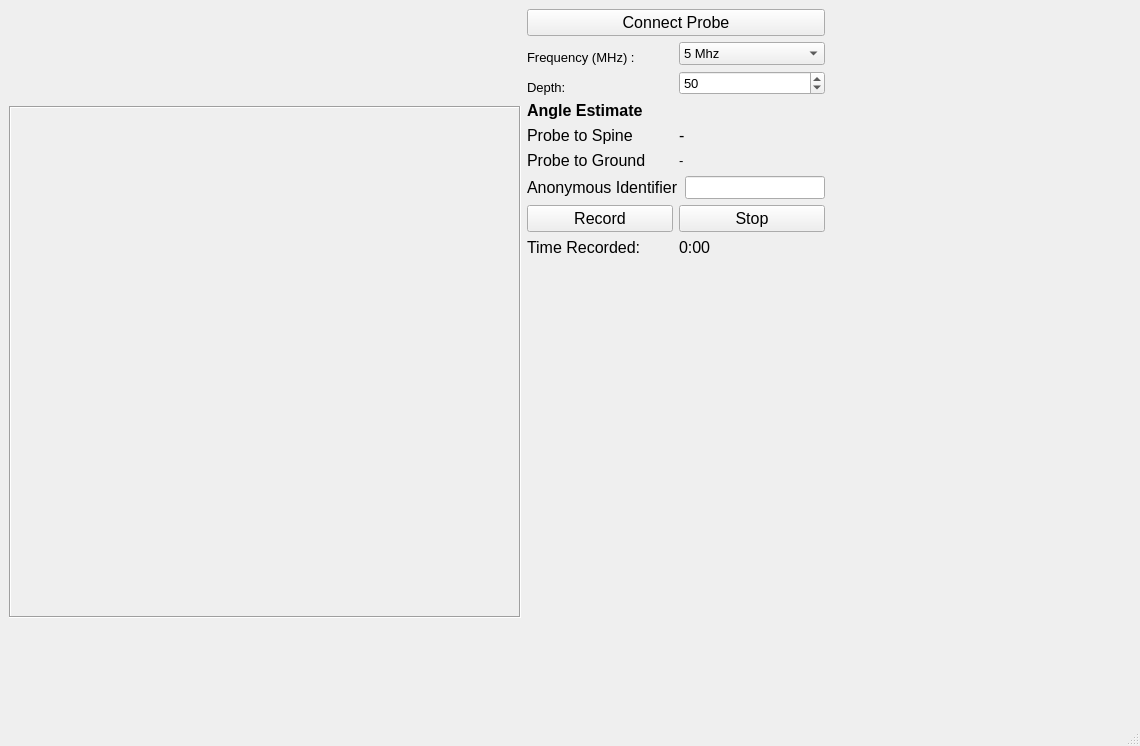
<?xml version="1.0" encoding="UTF-8"?>
<ui version="4.0">
 <class>MainWindow</class>
 <widget class="QMainWindow" name="MainWindow">
  <property name="geometry">
   <rect>
    <x>0</x>
    <y>0</y>
    <width>1140</width>
    <height>746</height>
   </rect>
  </property>
  <property name="font">
   <font>
    <pointsize>10</pointsize>
   </font>
  </property>
  <property name="windowTitle">
   <string>MainWindow</string>
  </property>
  <widget class="QWidget" name="centralwidget">
   <layout class="QGridLayout" name="gridLayout_4">
    <item row="0" column="1">
     <layout class="QVBoxLayout" name="verticalLayout_3">
      <item>
       <widget class="QPushButton" name="pushButton_ConnectProbe">
        <property name="font">
         <font>
          <pointsize>12</pointsize>
         </font>
        </property>
        <property name="text">
         <string>Connect Probe</string>
        </property>
       </widget>
      </item>
      <item>
       <layout class="QGridLayout" name="gridLayout">
        <item row="4" column="1">
         <widget class="QSpinBox" name="spinBox_Depth">
          <property name="minimum">
           <number>10</number>
          </property>
          <property name="maximum">
           <number>200</number>
          </property>
          <property name="singleStep">
           <number>10</number>
          </property>
          <property name="value">
           <number>50</number>
          </property>
         </widget>
        </item>
        <item row="4" column="0">
         <widget class="QLabel" name="label_Depth">
          <property name="font">
           <font>
            <pointsize>10</pointsize>
            <weight>50</weight>
            <bold>false</bold>
           </font>
          </property>
          <property name="text">
           <string>Depth:</string>
          </property>
          <property name="alignment">
           <set>Qt::AlignBottom|Qt::AlignLeading|Qt::AlignLeft</set>
          </property>
         </widget>
        </item>
        <item row="2" column="1">
         <widget class="QComboBox" name="dropDown_Frequency">
          <property name="inputMethodHints">
           <set>Qt::ImhNone</set>
          </property>
          <property name="currentText">
           <string>5 Mhz</string>
          </property>
          <item>
           <property name="text">
            <string>5 Mhz</string>
           </property>
          </item>
          <item>
           <property name="text">
            <string>7.5 Mhz</string>
           </property>
          </item>
          <item>
           <property name="text">
            <string>10 Mhz</string>
           </property>
          </item>
          <item>
           <property name="text">
            <string>15 Mhz</string>
           </property>
          </item>
         </widget>
        </item>
        <item row="2" column="0">
         <widget class="QLabel" name="label_Frequency">
          <property name="font">
           <font>
            <pointsize>10</pointsize>
            <weight>50</weight>
            <bold>false</bold>
           </font>
          </property>
          <property name="text">
           <string>Frequency (MHz) :</string>
          </property>
          <property name="alignment">
           <set>Qt::AlignBottom|Qt::AlignLeading|Qt::AlignLeft</set>
          </property>
         </widget>
        </item>
       </layout>
      </item>
      <item>
       <widget class="QLabel" name="label">
        <property name="font">
         <font>
          <pointsize>12</pointsize>
          <weight>75</weight>
          <bold>true</bold>
         </font>
        </property>
        <property name="text">
         <string>Angle Estimate</string>
        </property>
       </widget>
      </item>
      <item>
       <layout class="QGridLayout" name="gridLayout_2">
        <item row="1" column="1">
         <widget class="QLabel" name="label_estimateCurrent">
          <property name="font">
           <font>
            <pointsize>12</pointsize>
            <weight>50</weight>
            <bold>false</bold>
           </font>
          </property>
          <property name="text">
           <string>-</string>
          </property>
         </widget>
        </item>
        <item row="1" column="0">
         <widget class="QLabel" name="label_3">
          <property name="font">
           <font>
            <pointsize>12</pointsize>
            <weight>50</weight>
            <bold>false</bold>
           </font>
          </property>
          <property name="text">
           <string>Probe to Spine</string>
          </property>
         </widget>
        </item>
        <item row="2" column="0">
         <widget class="QLabel" name="label_4">
          <property name="font">
           <font>
            <pointsize>12</pointsize>
           </font>
          </property>
          <property name="text">
           <string>Probe to Ground</string>
          </property>
         </widget>
        </item>
        <item row="2" column="1">
         <widget class="QLabel" name="label_ProbeToGround">
          <property name="text">
           <string>-</string>
          </property>
         </widget>
        </item>
       </layout>
      </item>
      <item>
       <layout class="QGridLayout" name="gridLayout_5">
        <item row="1" column="0">
         <widget class="QLabel" name="label_2">
          <property name="font">
           <font>
            <pointsize>12</pointsize>
           </font>
          </property>
          <property name="text">
           <string>Anonymous Identifier</string>
          </property>
         </widget>
        </item>
        <item row="1" column="1">
         <widget class="QLineEdit" name="lineEdit"/>
        </item>
       </layout>
      </item>
      <item>
       <layout class="QGridLayout" name="gridLayout_3">
        <item row="0" column="1">
         <widget class="QPushButton" name="pushButton_2">
          <property name="font">
           <font>
            <pointsize>12</pointsize>
           </font>
          </property>
          <property name="text">
           <string>Stop</string>
          </property>
         </widget>
        </item>
        <item row="0" column="0">
         <widget class="QPushButton" name="pushButton">
          <property name="font">
           <font>
            <pointsize>12</pointsize>
           </font>
          </property>
          <property name="text">
           <string>Record</string>
          </property>
         </widget>
        </item>
        <item row="1" column="0">
         <widget class="QLabel" name="label_6">
          <property name="font">
           <font>
            <pointsize>12</pointsize>
           </font>
          </property>
          <property name="text">
           <string>Time Recorded:</string>
          </property>
         </widget>
        </item>
        <item row="1" column="1">
         <widget class="QLabel" name="label_7">
          <property name="font">
           <font>
            <pointsize>12</pointsize>
           </font>
          </property>
          <property name="text">
           <string>0:00</string>
          </property>
         </widget>
        </item>
       </layout>
      </item>
      <item>
       <spacer name="verticalSpacer">
        <property name="orientation">
         <enum>Qt::Vertical</enum>
        </property>
        <property name="sizeType">
         <enum>QSizePolicy::Expanding</enum>
        </property>
        <property name="sizeHint" stdset="0">
         <size>
          <width>20</width>
          <height>40</height>
         </size>
        </property>
       </spacer>
      </item>
     </layout>
    </item>
    <item row="0" column="5" colspan="2">
     <layout class="QVBoxLayout" name="verticalLayout">
      <property name="sizeConstraint">
       <enum>QLayout::SetMinimumSize</enum>
      </property>
      <item>
       <widget class="QLabel" name="confidence_bar">
        <property name="minimumSize">
         <size>
          <width>300</width>
          <height>0</height>
         </size>
        </property>
        <property name="text">
         <string/>
        </property>
       </widget>
      </item>
      <item>
       <widget class="QLabel" name="label_5">
        <property name="text">
         <string/>
        </property>
       </widget>
      </item>
     </layout>
    </item>
    <item row="0" column="0">
     <widget class="QLabel" name="label_BModeImage">
      <property name="minimumSize">
       <size>
        <width>512</width>
        <height>512</height>
       </size>
      </property>
      <property name="maximumSize">
       <size>
        <width>512</width>
        <height>512</height>
       </size>
      </property>
      <property name="frameShape">
       <enum>QFrame::Box</enum>
      </property>
      <property name="frameShadow">
       <enum>QFrame::Sunken</enum>
      </property>
      <property name="text">
       <string notr="true"/>
      </property>
      <property name="textFormat">
       <enum>Qt::AutoText</enum>
      </property>
     </widget>
    </item>
   </layout>
  </widget>
  <widget class="QMenuBar" name="menubar">
   <property name="geometry">
    <rect>
     <x>0</x>
     <y>0</y>
     <width>1140</width>
     <height>21</height>
    </rect>
   </property>
  </widget>
  <widget class="QStatusBar" name="statusbar"/>
 </widget>
 <resources/>
 <connections/>
</ui>
